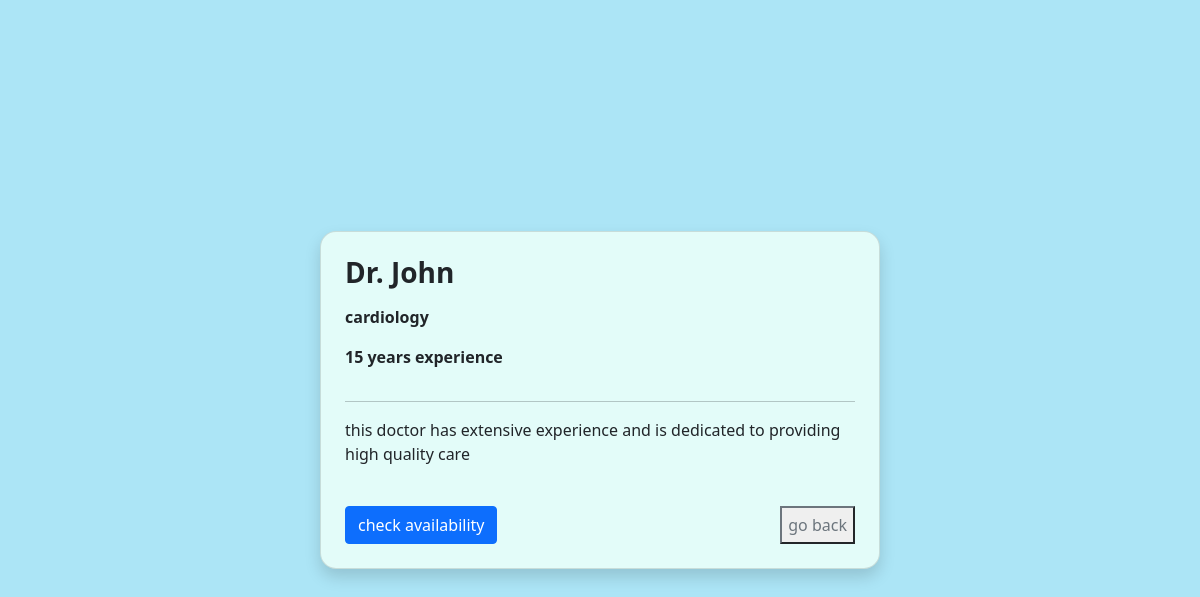
Page /patient/doctor/2 on the committed database.
### backend/models.py (models this page shows)
class Doctor(db.Model):
    id=db.Column(db.Integer, primary_key=True)
    full_name=db.Column(db.String(100), nullable=False)
    username=db.Column(db.String(50), unique=True, nullable=False)
    email=db.Column(db.String(100), unique=True)
    password=db.Column(db.String(100), nullable=False)
    specialization=db.Column(db.String(100))
    experience=db.Column(db.Integer)
    is_blacklisted=db.Column(db.Boolean, default=False)
    appointments=db.relationship("Appointment", backref="doctor", lazy=True)

### backend/controllers.py (the view)
@patient_bp.route("/doctor/<int:id>")
def about_doctor(id):
    doctor=Doctor.query.get_or_404(id)
    return render_template("about-doc.html", doctor=doctor)

### templates/about-doc.html (shortened to what this page needs)
<!DOCTYPE html>
<html lang="en">
<head>
    <link href="https://cdn.jsdelivr.net/npm/bootstrap@5.0.2/dist/css/bootstrap.min.css" rel="stylesheet">
    <link rel="stylesheet" href="{{ url_for('static', filename='style.css') }}">
</head>
<body class="d-flex justify-content-center align-items-center vh-100">
    <div class="card p-4 shadow" style="width: 35rem; background-color: #e3fcf9">
        <h3 class="fw-bold">{{doctor.full_name}} </h3>
        <p class="mt-2"><strong>{{doctor.specialization}}</strong> </p>
        <p><strong>{{doctor.experience}} years experience</strong> </p>
        <hr>
        <p>this doctor has extensive experience and is dedicated to providing high quality care</p>
        <div class="mt-4 d-flex justify-content-between">
            <a href="{{ url_for('patient.doctor_availability', doctor_id=doctor.id )}}" class="btn btn-primary"> check availability</a>
            <button class="btn-outline-secondary"> go back </button>
        </div>
    </div>
<body>
</body>
</html>

### static/style.css (style rules this page uses)
body { background-color: #ace5f6; }
.card { border-radius: 16px; }

### rows in the picture
Doctor: full_name "Dr. John", specialization "cardiology", experience "15"
